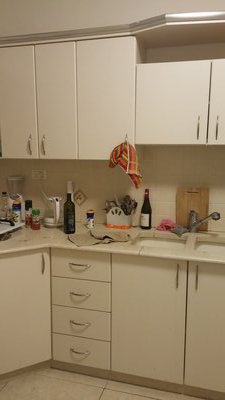
%> input picture Computer Vision/Panorama/data/inp/mine/kitchen1.jpg, 225 x 400 px; its folder holds only this picture in this run
$ octave myPanorama.m   (GNU Octave 9; MATLAB toolbox functions it lacks are replaced by stand-ins)
%> lines starting %> are read from the running program, lines starting %| are printed output that depends on the picture
### Computer Vision/Panorama/code/imReadAndConvert.m
function im = imReadAndConvert(filename, represntation)
%> called with filename = 'data/inp/mine/kitchen1.jpg', represntation = 1
% This function will recieve a filename and represntation:
% A number, 1 represnting grayscale, and 2 represnting rgb.
% and will change the picture in the filename path accordingly.
    pic = imread(filename);
%> pic is the input picture: size 400x225x3 uint8; mean R, G, B 155.4, 136, 108.1
    s = size(pic);
%> s = [400 225 3]
    dimension = max(size(s));
%> dimension = 3
    if (represntation == 1 && dimension == 3)
        gray = rgb2gray(pic);
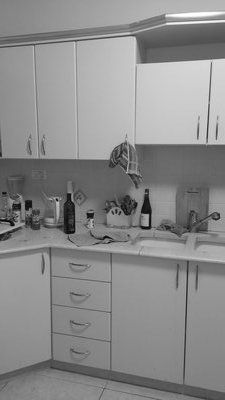
%> gray: size 400x225 uint8; min 2, max 255, mean 138.7
        im = im2double(gray);
    else
        im = im2double(pic);
    end
end


### Computer Vision/Panorama/code/GaussianPyramid.m
function [pyr, filter] = GaussianPyramid(im, maxLevels, filterSize)
%> called with maxLevels = 3, filterSize = 3
%the function creates a gaussian image with "maxLevels" levels and
%blurs the levels with gaussian filter of size "filterSize"

%creates the filter
    convWith =[1,1];
    filter = 1;
    for i=1:filterSize-1;
        filter = conv(filter,convWith);
    end
    filter = filter/(4.^floor(filterSize/2));
%each level is equal to Reduce of last level.
    i = 1;
    pyr{1} = im;
    [row, col] = size(im);
%> row = 400; col = 225
    while (i ~= maxLevels && row/2 >= 16 && col/2 >= 16)
        pyr{i+1} = Reduce(pyr{i},filter);
        i = i+1;
        [row,col] = size(pyr{i});
    end
%> this loop made 2 passes
%> (row, col, i) on passes 1 to 2: (200, 113, 2), (100, 57, 3)
%> pass 1, in Reduce, `newIm = im(1:2:end,1:2:end);`:
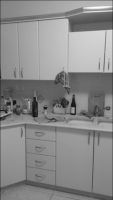
%> newIm: size 200x113 double; min 0.0679, max 0.99, mean 0.541
%> after the loop, pyr = 3 items
%returns a cell array with 1 columns and "maxLevels" rows
    pyr = pyr';
end

### Computer Vision/Panorama/code/Reduce.m
function [newIm] = Reduce(im, filter)
%this function take and image and a filter.
%blurs it, and then reduces it size by 2.
    im = conv2(im,filter, 'same');
    im = conv2(im,(filter)','same');
    [row, col] = size(im);
    newIm = im(1:2:end,1:2:end);

end

### Computer Vision/Panorama/code/generatePanorama.m
function panorama = generatePanorama(inpPathFormat,outPath,numFrames,renderAtFrame,verbose)
% GENERATEPANORAMA Load set of RGB frames and combine them into a single RGB panorama.
%
% Syntax:
% panorama = generatePanorama(inpPathFormat,outPath,numFrames,renderAtFrame,verbose)
%
% Arguments:
% inpPathFormat - String having the form '/dir1/dir2/name%d.jpg' s.t. the
%   path to RGB frame i is sprintf('/dir1/dir2/name%d.jpg',i).
% outPath - Path to output panorama RGB image file.
% numFrames - Sets the frame indices ([1:numFrames]) to load.
% renderFrame - Sets the index of the frame towards which the rest of the
%   frames should be warped when rendering the panorama.
%
% Returns:
% panorama - Combined RGB panorama image.

if verbose;
  disp(' ');
  disp('Generate-Panorama started.');
end


ransacNumIters = 1500;
ransacInlierTol = 9;
minMatchScore = 0.33;

% load frames, detect feature point positions and compute their descriptors
if verbose;
  disp('Loading frames, detecting feature points and computing their descriptors...');
end
im = cell(numFrames,1);
pos = cell(numFrames,1);
desc = cell(numFrames,1);
for i=1:numFrames
  im{i} = imReadAndConvert(sprintf(inpPathFormat,i),1);
  pyr = GaussianPyramid(im{i},3,3);
%> pyr = 3 items
  [pos{i},desc{i}] = findFeatures(pyr);
end

% register homographies between all consecutive frame pairs
if verbose;
  disp('Registering homographies between all consecutive frame pairs...');
end
Hpair = cell(numFrames-1,1);
for i=1:numFrames-1
  [inda,indb] = matchFeatures(desc{i},desc{i+1},minMatchScore);
  posa = pos{i}(inda,:);
  posb = pos{i+1}(indb,:);
  [Hpair{i},inlind] = ransacHomography(posa,posb,ransacNumIters,ransacInlierTol);
  if verbose
    displayMatches(im{i},im{i+1},posa,posb,inlind);
		drawnow;
  end
end
clear im;
Htot = accumulateHomographies(Hpair, renderAtFrame);

% load RGB images
if verbose;
  disp('Loading RGB images...'); end
imR = cell(numFrames,1);
imG = cell(numFrames,1);
imB = cell(numFrames,1);
for i=1:numFrames
  imRGB = imReadAndConvert(sprintf(inpPathFormat,i),2);
  imR{i} = imRGB(:,:,1);
  imG{i} = imRGB(:,:,2);
  imB{i} = imRGB(:,:,3);
end

% render each image channel seperately using Htot
if verbose;
  disp('Rendering panorama...'); end
panorama(:,:,1) = renderPanorama(imR,Htot);
panorama(:,:,2) = renderPanorama(imG,Htot);
panorama(:,:,3) = renderPanorama(imB,Htot);

% possibly save panorama
if ~isempty(outPath)
  if verbose;
    fprintf(1,'Saving panorama to %s...\n',outPath); end
  imwrite(panorama,outPath,'Quality',93);
end

if verbose
  figure,imshow(panorama);
  disp('Done.');
end

### Computer Vision/Panorama/code/spreadOutCorners.m
function pos = spreadOutCorners(im,n,m,radius)
%> called with n = 7, m = 7, radius = 7
% SPREADOUTCORNERS Detects Harris corners in an nxm grid of sub-images of im.
%
% Syntax:
% pos = spreadOutCorners(im,n,m,radius)
%
% Arguments:
% im - Grayscale image in which to search for Harris corners.
% n - Number of vertical sub-images to decompose im into.
% m - Number of horizontal sub-images to decompose im into.
% radius - The radius size of the features - this function will make sure
% that there will not be keypoints such that the featues will be sampled
% out of the picture's border
%
% Returns:
% pos - A kx2 matrix of [x,y] corner coordinates per row detected in im.
%
% Description:
% By running Matlab's Harris corner detector on seperate sub-images of a
% given image, spreadOutCorners is able to avoid returning corners
% concentrated in a small region of the image. This may have otherwise
% occured if maxNumCorners corners, having heighest Harris score, were
% concentrated in a small image region.

numFound = 0;
pos = zeros(800,2); % preallocate pos

%remove border such that keypoints will not be too close to the border
im=im((radius*4+1):end-(radius*5),(radius*4+1):end-(radius*5));
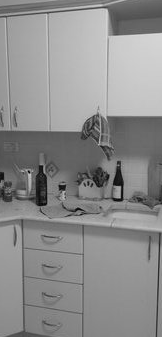
%> im: size 337x162 double; min 0.0118, max 0.863, mean 0.55

% Harris will find at most siMaxNumCorners number of corners per sub-image
siWidth = floor(size(im,2)/m);  % sub-image width and height
%> siWidth = 23
siHeight = floor(size(im,1)/n); %
%> siHeight = 48
xbound = [1+(0:m-1)*siWidth,size(im,2)];  % boundary coords of sub-images
%> xbound = [1 24 47 70 93 116 139 162]
ybound = [1+(0:n-1)*siHeight,size(im,1)]; %
%> ybound = [1 49 97 145 193 241 289 337]

for j=1:numel(xbound)-1   % for all sub-images
  for i=1:numel(ybound)-1 %
    subIm = im(ybound(i):ybound(i+1),xbound(j):xbound(j+1));
    subImPos = HarrisCornerDetector(subIm);
    subImPos(:,1) = subImPos(:,1)+xbound(j)-1;
    subImPos(:,2) = subImPos(:,2)+ybound(i)-1;
    currNumFound = size(subImPos,1);
    pos(numFound+1:numFound+currNumFound,:) = subImPos;
    numFound = numFound+currNumFound;
  end
end
%> after the loop, numFound = 351; pos = 800 rows, first 12: [7 18; 6 68; 6 76; 10 57; 11 80; 3 110; 4 127; 5 124; 11 130; 15 114; 16 110; 16 122]; subImPos = [160 324]

pos = pos(1:numFound,:); % get rid of the trailing zeros
%> pos = 351 rows, first 12: [7 18; 6 68; 6 76; 10 57; 11 80; 3 110; 4 127; 5 124; 11 130; 15 114; 16 110; 16 122]

%Returning the border back
pos=pos+radius*4;
%> pos = 351 rows, first 12: [35 46; 34 96; 34 104; 38 85; 39 108; 31 138; 32 155; 33 152; 39 158; 43 142; 44 138; 44 150]

### Computer Vision/Panorama/code/findFeatures.m
function [pos,desc] = findFeatures(pyr)
% The function calculates the features and descriptors of an image
% (receiving a gaussian pyramid of the image) and returns it.
    n = 7;
    m = 7;
    radius = 7;
    descRad = 7;
    pos = spreadOutCorners(pyr{1},n,m,radius);
    desc = sampleDescriptor(pyr{3},pos,descRad);
end

### Computer Vision/Panorama/code/sampleDescriptor.m
function [desc] = sampleDescriptor(im,pos,descRad)
%> called with descRad = 7
% The function receives an image 'im'. Nx2 array 'pos
% of features coords. and descRad, that describes the size of
%the descriptor. and returns kxkxN matrix which is N descriptors.
    firstToThird = 2^(1-3);
    pos(:) =  firstToThird*(pos(:)-1)+1;
    [N,~] = size(pos);
%> N = 351
    k = 1+(descRad*2);
    desc = zeros(k,k,N);
    for i =1:N
        x = pos(i,1);
        y = pos(i,2);
        vecX = x-descRad:1:x+descRad;
        vecY = y-descRad:1:y+descRad;
        [Xcoords, Ycoords] = meshgrid(vecX,vecY);
        desc(:,:,i) = interp2(im,Xcoords,Ycoords);
        d = desc(:,:,i);
        m = mean2(d);
        dCent = d-m;
        desc(:,:,i) = (dCent) / norm(dCent(:));
    end
%> this loop made 351 passes
%> (x, y, m) on passes 1 to 3: (9.5, 12.25, 0.56), (9.25, 24.75, 0.606), (9.25, 26.75, 0.603)
%> the run ends on the next line
end


### Computer Vision/Panorama/code/myPanorama.m
% My examples
% First Example
numFrames = 2;
inpPathFormat = 'data/inp/mine/kitchen%d.jpg';
outPath = 'data/out/mine/kitchen.jpg';
renderAtFrame = ceil(numFrames/2);
generatePanorama(inpPathFormat,outPath,numFrames,renderAtFrame,true);
